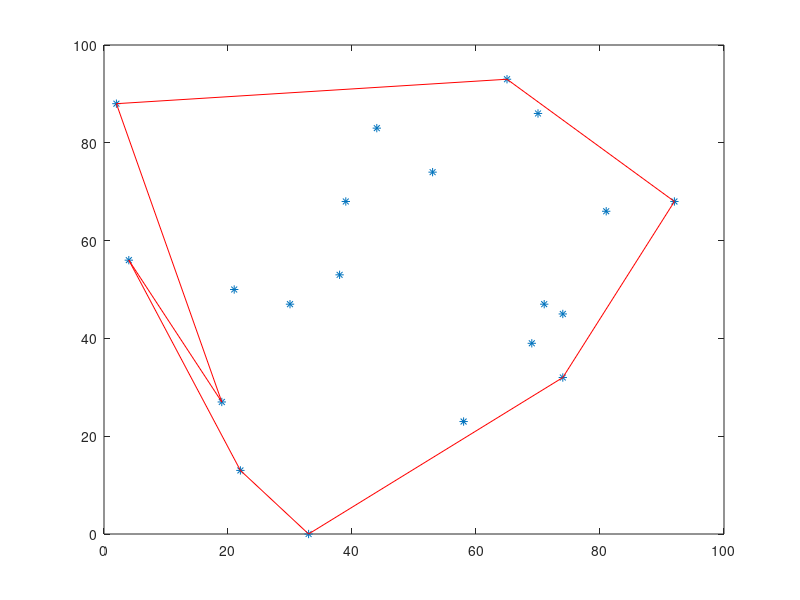

Write the MATLAB code that produced this figure.
#!/usr/bin/octave -qf
x = [2,4,19,21,22,30,33,38,39,44,53,58,65,69,70,71,74,74,81,92];
y = [88,56,27,50,13,47,0,53,68,83,74,23,93,39,86,47,32,45,66,68];
plot(x,y,'*')
x = [33,22];
y = [0,13];
hold on
plot(x,y,'r')
x = [22,4];
y = [13,56];
hold on
plot(x,y,'r')
x = [4,19];
y = [56,27];
hold on
plot(x,y,'r')
x = [19,2];
y = [27,88];
hold on
plot(x,y,'r')
x = [2,65];
y = [88,93];
hold on
plot(x,y,'r')
x = [65,92];
y = [93,68];
hold on
plot(x,y,'r')
x = [92,74];
y = [68,32];
hold on
plot(x,y,'r')
x = [74,33];
y = [32,0];
hold on
plot(x,y,'r')
pause()